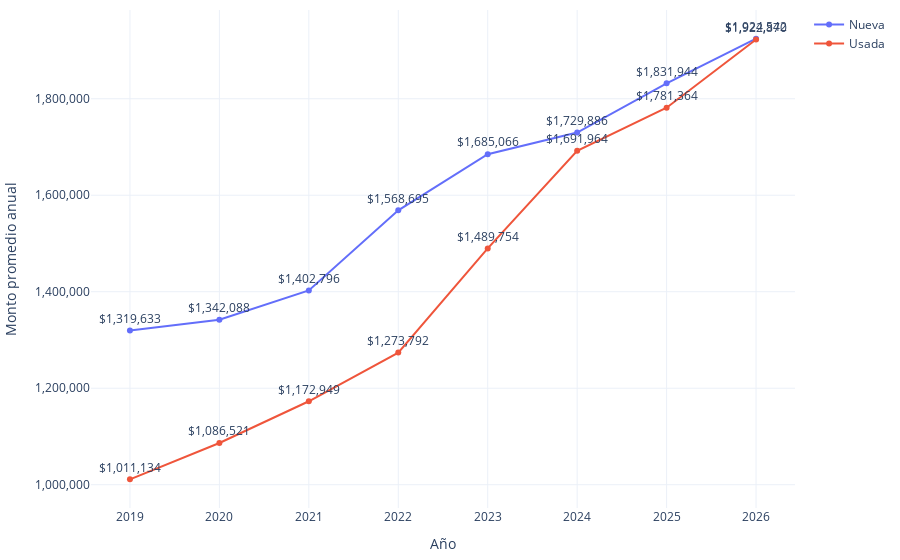

Notebook source saved alongside this figure:
### Code cell
import os
import plotly.graph_objects as go
import plotly.io as pio

# Crear la figura
fig = go.Figure()

# Graficar cada modalidad
modalidades = conteo_pachuca['modalidad'].unique()
#colores = ['red', 'lightgreen']  # Definir los colores a usar
for i, modalidad in enumerate(modalidades):
    df_modalidad = conteo_pachuca[conteo_pachuca['modalidad'] == modalidad]
    fig.add_trace(go.Scatter(
        x=df_modalidad['año'], 
        y=df_modalidad['montos'], 
        mode='lines+markers+text',  # Mostrar líneas, puntos y texto
        name=modalidad, 
        text=df_modalidad['montos'].apply(lambda x: f'${x:,.0f}'),  # Añadir el texto de los valores formateados
        textposition="top center",  # Posicionar el texto encima de los puntos
        #line=dict(color=colores[i % len(colores)]),  # Asignar el color basado en el índice
        #marker=dict(color=colores[i % len(colores)]),  # Asignar el color basado en el índice
    ))

# Configurar el diseño
fig.update_layout(
    xaxis_title="Año",
    yaxis_title="Monto promedio anual",
    yaxis_tickformat=",.0f",  # Formatear el eje y con separadores de coma y sin decimales
    template="plotly_white",
    margin=dict(l=10, r=10, t=10, b=10)
)
# Función para exportar gráfica como archivo HTML
def guardar_grafico_como_html(fig, nombre_archivo, carpeta='assets/graficas'):
    # Crear la carpeta si no existe
    if not os.path.exists(carpeta):
        os.makedirs(carpeta)
    # Guardar la gráfica como archivo HTML en la carpeta especificada
    pio.write_html(fig, os.path.join(carpeta, f'{nombre_archivo}.html'))

# Exportar
guardar_grafico_como_html(fig, 'g_scatt_forecast_credit_promedio', carpeta='assets/graficas')
fig.show()

### Figure 1 — Plotly figure (JSON) as saved in the notebook; plotly's stock layout.template omitted (floating-point values rounded to 4 significant figures)
{"data": [{"mode": "lines+markers+text", "name": "Nueva", "text": ["$1,319,633", "$1,342,088", "$1,402,796", "$1,568,695", "$1,685,066", "$1,729,886", "$1,831,944", "$1,924,542"], "textposition": "top center", "type": "scatter", "x": [2019, 2020, 2021, 2022, 2023, 2024, 2025, 2026], "y": [1319633, 1342088, 1402796, 1568695, 1685066, 1729886, 1831944, 1924542]}, {"mode": "lines+markers+text", "name": "Usada", "text": ["$1,011,134", "$1,086,521", "$1,172,949", "$1,273,792", "$1,489,754", "$1,691,964", "$1,781,364", "$1,922,870"], "textposition": "top center", "type": "scatter", "x": [2019, 2020, 2021, 2022, 2023, 2024, 2025, 2026], "y": [1011134, 1086521, 1172949, 1273792, 1489754, 1691964, 1781364, 1922870]}], "layout": {"margin": {"b": 10, "l": 10, "r": 10, "t": 10}, "xaxis": {"title": {"text": "Año"}}, "yaxis": {"tickformat": ",.0f", "title": {"text": "Monto promedio anual"}}}}
